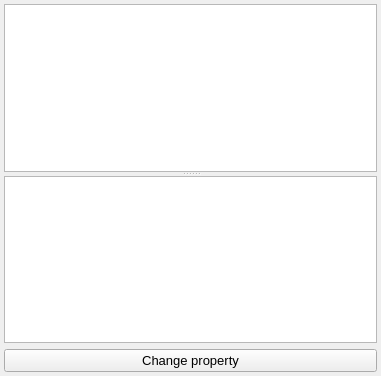
<?xml version="1.0" encoding="UTF-8"?>
<ui version="4.0">
 <class>nPhysProperties</class>
 <widget class="QMainWindow" name="nPhysProperties">
  <property name="geometry">
   <rect>
    <x>0</x>
    <y>0</y>
    <width>381</width>
    <height>376</height>
   </rect>
  </property>
  <property name="windowTitle">
   <string>Properties</string>
  </property>
  <property name="iconSize">
   <size>
    <width>20</width>
    <height>20</height>
   </size>
  </property>
  <property name="unifiedTitleAndToolBarOnMac">
   <bool>true</bool>
  </property>
  <widget class="QWidget" name="centralwidget">
   <layout class="QGridLayout" name="gridLayout">
    <property name="leftMargin">
     <number>4</number>
    </property>
    <property name="topMargin">
     <number>4</number>
    </property>
    <property name="rightMargin">
     <number>4</number>
    </property>
    <property name="bottomMargin">
     <number>4</number>
    </property>
    <item row="0" column="0">
     <widget class="QSplitter" name="splitter">
      <property name="orientation">
       <enum>Qt::Vertical</enum>
      </property>
      <widget class="QListWidget" name="propertyList">
       <property name="font">
        <font>
         <pointsize>10</pointsize>
        </font>
       </property>
       <property name="alternatingRowColors">
        <bool>true</bool>
       </property>
      </widget>
      <widget class="QPlainTextEdit" name="propertyValue">
       <property name="font">
        <font>
         <pointsize>10</pointsize>
        </font>
       </property>
      </widget>
     </widget>
    </item>
    <item row="1" column="0">
     <widget class="QPushButton" name="changePhysProperty">
      <property name="font">
       <font>
        <pointsize>10</pointsize>
       </font>
      </property>
      <property name="text">
       <string>Change property</string>
      </property>
     </widget>
    </item>
   </layout>
  </widget>
 </widget>
 <resources/>
 <connections/>
</ui>
